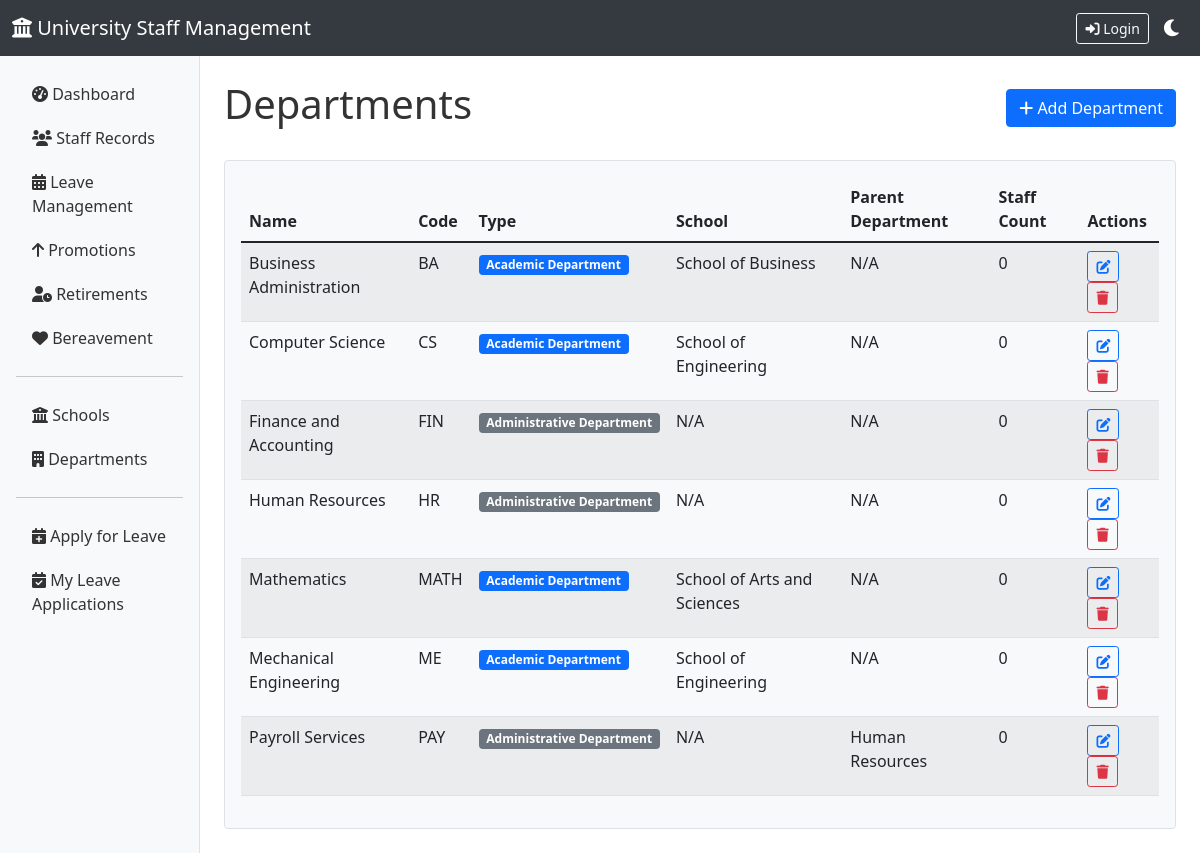
Screenshot of /departments/ with the database file from the repository.
### staff/models.py (models this page shows, shortened)
class Department(models.Model):
    DEPARTMENT_TYPES = [
        ('academic', 'Academic Department'),
        ('administrative', 'Administrative Department'),
    ]
    name = models.CharField(max_length=200)
    code = models.CharField(max_length=10, unique=True)
    school = models.ForeignKey(School, on_delete=models.CASCADE, null=True, blank=True)
    department_type = models.CharField(max_length=20, choices=DEPARTMENT_TYPES, default='academic')
    parent_department = models.ForeignKey('self', on_delete=models.CASCADE, null=True, blank=True, related_name='sub_departments')
    created_at = models.DateTimeField(auto_now_add=True)

class School(models.Model):
    name = models.CharField(max_length=200)
    code = models.CharField(max_length=10, unique=True)
    created_at = models.DateTimeField(auto_now_add=True)

### staff/views.py (the view)
# urls.py: path('departments/', views.department_list, name='department_list'),
def department_list(request):
    departments = Department.objects.select_related('school', 'parent_department').annotate(staff_count=Count('staff')).order_by('name')
    return render(request, 'staff/department_list.html', {'departments': departments})

### staff/context_processors.py (called while the page is built, shortened)
def user_context(request):
    context = {
        'is_hrmo': False,
        'staff_record': None,
    }
    return context

### staff/templates/staff/department_list.html
{% extends 'staff/base.html' %}
{% block content %}
<div class="d-flex justify-content-between align-items-center mb-4">
    <h1>Departments</h1>
    <a href="{% url 'department_create' %}" class="btn btn-primary">
        <i class="fas fa-plus"></i> Add Department
    </a>
</div>
<div class="card">
    <div class="card-body">
        <div class="table-responsive">
            <table class="table table-striped">
                <thead>
                    <tr>
                        <th>Name</th>
                        <th>Code</th>
                        <th>Type</th>
                        <th>School</th>
                        <th>Parent Department</th>
                        <th>Staff Count</th>
                        <th>Actions</th>
                    </tr>
                </thead>
                <tbody>
                    {% for department in departments %}
                    <tr>
                        <td>{{ department.name }}</td>
                        <td>{{ department.code }}</td>
                        <td>
                            <span class="badge bg-{% if department.department_type == 'academic' %}primary{% else %}secondary{% endif %}">
                                {{ department.get_department_type_display }}
                            </span>
                        </td>
                        <td>{{ department.school.name|default:"N/A" }}</td>
                        <td>{{ department.parent_department.name|default:"N/A" }}</td>
                        <td>{{ department.staff_count }}</td>
                        <td>
                            <a href="{% url 'department_update' department.pk %}" class="btn btn-sm btn-outline-primary">
                                <i class="fas fa-edit"></i>
                            </a>
                            <a href="{% url 'department_delete' department.pk %}" class="btn btn-sm btn-outline-danger">
                                <i class="fas fa-trash"></i>
                            </a>
                        </td>
                    </tr>
                    {% empty %}
                    <tr>
                        <td colspan="7" class="text-center">No departments found.</td>
                    </tr>
                    {% endfor %}
                </tbody>
            </table>
        </div>
    </div>
</div>
{% endblock %}

### staff/templates/staff/base.html (shortened to what this page needs)
<!DOCTYPE html>
<html lang="en" data-theme="light">
<head>
    <link href="https://cdn.jsdelivr.net/npm/bootstrap@5.1.3/dist/css/bootstrap.min.css" rel="stylesheet">
    <link href="https://cdnjs.cloudflare.com/ajax/libs/font-awesome/6.0.0/css/all.min.css" rel="stylesheet">
</head>
<body>
    <nav class="navbar navbar-expand-lg navbar-dark">
        <div class="container-fluid">
            <a class="navbar-brand" href="{% url 'dashboard' %}">
                <i class="fas fa-university"></i> University Staff Management
            </a>
            <div class="d-flex align-items-center">
                {% if user.is_authenticated %}
                    <span class="text-white me-3">
                        <i class="fas fa-user"></i> {{ user.get_full_name|default:user.username }}
                        {% if is_hrmo %}
                            <span class="badge bg-warning ms-1">HRMO</span>
                        {% endif %}
                        {% if user.is_superuser %}
                            <span class="badge bg-danger ms-1">Admin</span>
                        {% endif %}
                    </span>
                    <a href="{% url 'logout' %}" class="btn btn-outline-light btn-sm me-2">
                        <i class="fas fa-sign-out-alt"></i> Logout
                    </a>
                {% else %}
                    <a href="{% url 'login' %}" class="btn btn-outline-light btn-sm me-2">
                        <i class="fas fa-sign-in-alt"></i> Login
                    </a>
                {% endif %}
                <button class="theme-toggle" onclick="toggleTheme()">
                    <i class="fas fa-moon" id="theme-icon"></i>
                </button>
            </div>
        </div>
    </nav>
    <div class="container-fluid">
        <div class="row">
            <nav class="col-md-2 sidebar p-3">
                <ul class="nav flex-column">
                    <li class="nav-item">
                        <a class="nav-link" href="{% url 'dashboard' %}">
                            <i class="fas fa-tachometer-alt"></i> Dashboard
                        </a>
                    </li>
                    <li class="nav-item">
                        <a class="nav-link" href="{% url 'staff_list' %}">
                            <i class="fas fa-users"></i> Staff Records
                        </a>
                    </li>
                    <li class="nav-item">
                        <a class="nav-link" href="{% url 'leave_list' %}">
                            <i class="fas fa-calendar-alt"></i> Leave Management
                        </a>
                    </li>
                    <li class="nav-item">
                        <a class="nav-link" href="{% url 'promotion_list' %}">
                            <i class="fas fa-arrow-up"></i> Promotions
                        </a>
                    </li>
                    <li class="nav-item">
                        <a class="nav-link" href="{% url 'retirement_list' %}">
                            <i class="fas fa-user-clock"></i> Retirements
                        </a>
                    </li>
                    <li class="nav-item">
                        <a class="nav-link" href="{% url 'bereavement_list' %}">
                            <i class="fas fa-heart"></i> Bereavement
                        </a>
                    </li>
                    <hr>
                    <li class="nav-item">
                        <a class="nav-link" href="{% url 'school_list' %}">
                            <i class="fas fa-university"></i> Schools
                        </a>
                    </li>
                    <li class="nav-item">
                        <a class="nav-link" href="{% url 'department_list' %}">
                            <i class="fas fa-building"></i> Departments
                        </a>
                    </li>
                    <hr>
                    <li class="nav-item">
                        <a class="nav-link" href="{% url 'staff_apply_leave' %}">
                            <i class="fas fa-calendar-plus"></i> Apply for Leave
                        </a>
                    </li>
                    <li class="nav-item">
                        <a class="nav-link" href="{% url 'my_leave_applications' %}">
                            <i class="fas fa-calendar-check"></i> My Leave Applications
                        </a>
                    </li>
                </ul>
            </nav>
            <main class="col-md-10 p-4">
                {% block content %}
                {% endblock %}
            </main>
        </div>
    </div>
</body>
</html>

### staff/templates/staff/base.html (style rules this page uses)
:root { --bg-color: #ffffff; --text-color: #333333; --card-bg: #f8f9fa; --border-color: #dee2e6; --navbar-bg: #343a40; }
body { background-color: var(--bg-color); color: var(--text-color); transition: all 0.3s ease; }
.navbar { background-color: var(--navbar-bg) !important; }
.card { background-color: var(--card-bg); border-color: var(--border-color); }
.theme-toggle { background: none; border: none; color: white; font-size: 1.2rem; cursor: pointer; }
.sidebar { background-color: var(--card-bg); min-height: calc(100vh - 56px); border-right: 1px solid var(--border-color); }
.nav-link { color: var(--text-color); border-radius: 5px; margin: 2px 0; }

### rows the page displays
Department: name "Business Administration", code "BA", department_type "Academic Department", school.name "School of Business", parent_department.name "N/A", staff_count "0"
Department: name "Computer Science", code "CS", department_type "Academic Department", school.name "School of Engineering", parent_department.name "N/A", staff_count "0"
Department: name "Finance and Accounting", code "FIN", department_type "Administrative Department", school.name "N/A", parent_department.name "N/A", staff_count "0"
Department: name "Human Resources", code "HR", department_type "Administrative Department", school.name "N/A", parent_department.name "N/A", staff_count "0"
Department: name "Mathematics", code "MATH", department_type "Academic Department", school.name "School of Arts and Sciences", parent_department.name "N/A", staff_count "0"
Department: name "Mechanical Engineering", code "ME", department_type "Academic Department", school.name "School of Engineering", parent_department.name "N/A", staff_count "0"
Department: name "Payroll Services", code "PAY", department_type "Administrative Department", school.name "N/A", parent_department.name "Human Resources", staff_count "0"
